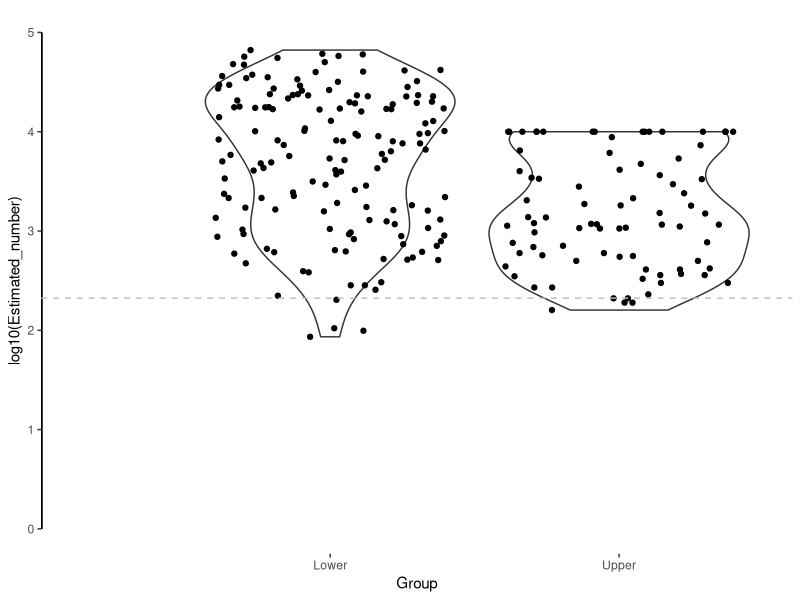

Write R code to recreate this figure.
##Plot the estimated starting population of variants shared by both hemispheres and the organs

library(ggplot2)

raw<-read.csv(file="left_right_violins.csv",header=T)

quantile(raw$Hyper_genomtric_estimated_number,probs=c(0,0.025,0.05,0.95,0.975,1))
##     0%    2.5%      5%     95%   97.5%    100% 
##  160.0   190.5   211.0 10000.0 10000.0 10000.0

ggplot(raw,aes(x=Group,y=log10(Estimated_number)))+
	geom_violin()+
	geom_jitter()+
	geom_segment(aes(x = 0, y = 0, xend = 0, yend = 5),color="black")+
	theme_classic()+
	geom_hline(yintercept=log10(211),linetype=2,col="grey")+
	theme(axis.line=element_blank())
